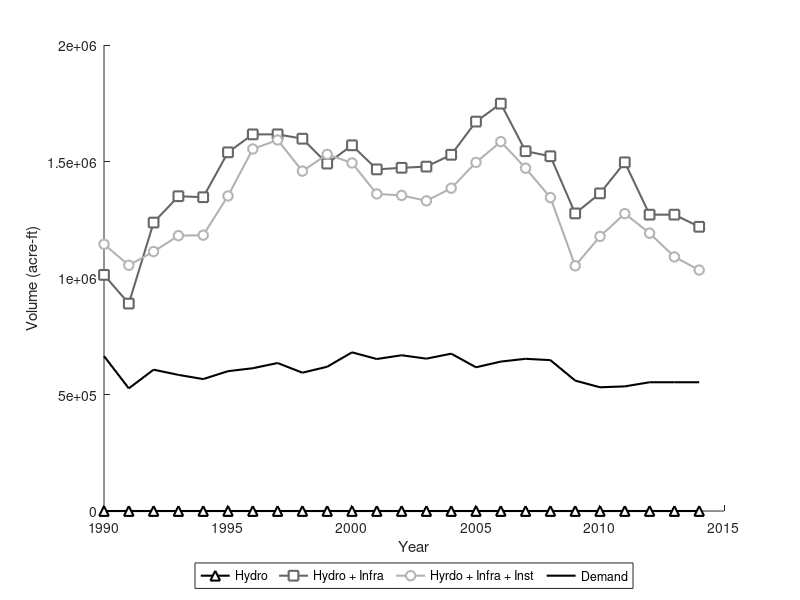
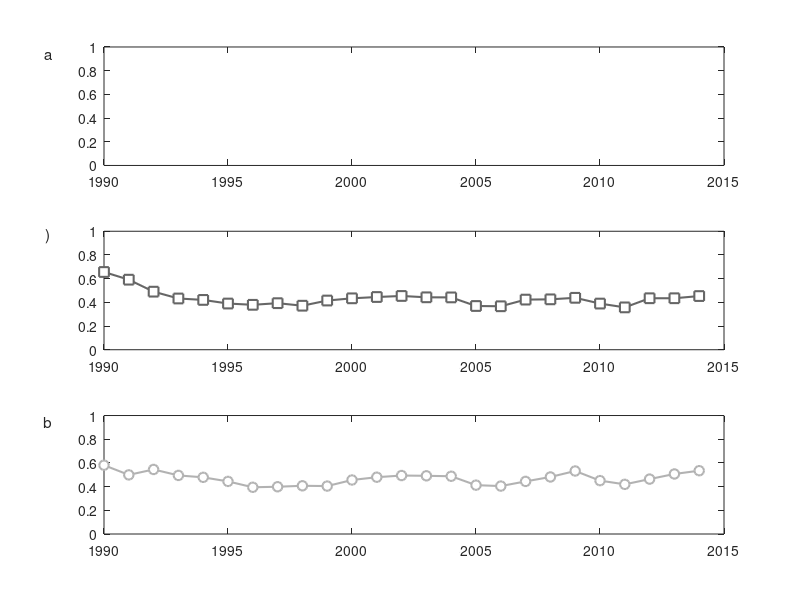

These figures' MATLAB source, in order: (Note: this script raises an error after producing the figures.)
%% INITIALIZE DATA
clear all; close all; clc;

load('years')
load('demand')
load('supply')

wassi = demand ./ supply;
wassi_log = log(wassi);

num_indices = size(supply, 2);

%% INITIALIZE PLOTS
RGB = [0 0 0; 0.4 0.4 0.4;0.7 0.7 0.7];
m = {'^','s','o'};
fsize = 12; 
fweight = 'bold';

%% PLOT DATA
figure
hold on
% Plot different supply values
for index = 1:num_indices
    plot(years, supply(:, index), ['-', m{index}], 'markeredgecolor', RGB(index, :),...
        'markerfacecolor',[1 1 1],'markersize', 7, 'color', RGB(index, :), 'linewidth', 1.5);
end
% Plot demand values
plot(years, demand, 'markeredgecolor', RGB(1, :),...
    'markerfacecolor',[1 1 1],'markersize', 7, 'color', RGB(1, :), 'linewidth', 1.5);

xlabel('Year');
ylabel('Volume (acre-ft)');
legend({'Hydro', 'Hydro + Infra', 'Hyrdo + Infra + Inst', 'Demand'}, ...
    'Location', 'southoutside', 'Orientation', 'horizontal');
hold off

%% Log WASSI figure
% figure
% hold on
% % Plot different WASSI indices
% for index = 1:num_indices
%     plot(years, wassi_log(:, index), ['-', m{index}], 'markeredgecolor', RGB(index, :),...
%         'markerfacecolor',[1 1 1],'markersize', 7, 'color', RGB(index, :), 'linewidth', 1.5);
% end
% 
% xlabel('Year');
% ylabel('WASSI');
% legend('Hydro', 'Hydro + Infra', 'Hyrdo + Infra + Inst');
% 
% tick_vals = [0.05, 0.1, 0.5, 1, 5, 10, floor(max(max(wassi)))];
% yticks(log(tick_vals));
% yticklabels(string(tick_vals));
% hold off

%% Subplots WASSI Figure
fig = figure;
hold on
% Plot different WASSI indices
titles = ["Hydro", "Hydro + Infra", "Hyrdo + Infra + Inst"];
labels = ["a)", "b)", "c)"];
for index = 1:num_indices
    subplot(3, 1, index);
    plot(years, wassi(:, index), ['-', m{index}], 'markeredgecolor', RGB(index, :),...
        'markerfacecolor',[1 1 1],'markersize', 7, 'color', RGB(index, :), 'linewidth', 1.5);
    if index ~= 1
        ylim([0 1]);
    end
    y = ylabel(labels(index));
    t = title('');
    vf = 0.8;
    dy = 0.8;
    ypos = get(y, 'Position');
    tpos = get(t, 'Position');
    set(y, 'Position', [ypos(1)-dy tpos(2)*vf ypos(3)], 'Rotation', 0);
end

supAxes = [.09 .12 .85 .825];
suplabel('Year', 'x', supAxes);
suplabel('WaSSI', 'y', supAxes);
% suplabel('WASSI', 't', supAxes);
hold off
